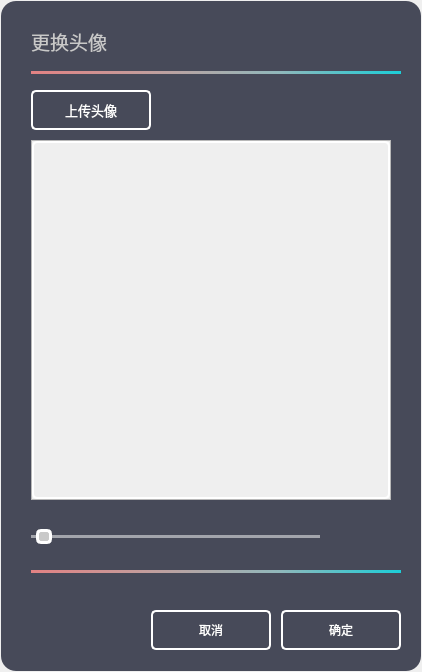
<?xml version="1.0" encoding="UTF-8"?>
<ui version="4.0">
 <class>ChangeAvatarForm</class>
 <widget class="QWidget" name="ChangeAvatarForm">
  <property name="geometry">
   <rect>
    <x>0</x>
    <y>0</y>
    <width>422</width>
    <height>672</height>
   </rect>
  </property>
  <property name="windowTitle">
   <string>Form</string>
  </property>
  <widget class="QWidget" name="backgroundWidget" native="true">
   <property name="geometry">
    <rect>
     <x>1</x>
     <y>1</y>
     <width>420</width>
     <height>670</height>
    </rect>
   </property>
   <property name="styleSheet">
    <string notr="true">#backgroundWidget
{
	background-color:#474a59;
	border-radius:15px;
}</string>
   </property>
   <widget class="QPushButton" name="closeBtn">
    <property name="enabled">
     <bool>true</bool>
    </property>
    <property name="geometry">
     <rect>
      <x>360</x>
      <y>10</y>
      <width>40</width>
      <height>40</height>
     </rect>
    </property>
    <property name="styleSheet">
     <string notr="true">#closeBtn{

            border-radius: 5px;
}
#closeBtn:hover
{
            background-color: rgba(255,255,255,.3);
}
</string>
    </property>
    <property name="text">
     <string/>
    </property>
    <property name="icon">
     <iconset resource="res.qrc">
      <normaloff>:/Asserts/icons/close.svg</normaloff>:/Asserts/icons/close.svg</iconset>
    </property>
    <property name="autoDefault">
     <bool>false</bool>
    </property>
    <property name="flat">
     <bool>true</bool>
    </property>
   </widget>
   <widget class="QLabel" name="friendName">
    <property name="geometry">
     <rect>
      <x>30</x>
      <y>20</y>
      <width>200</width>
      <height>40</height>
     </rect>
    </property>
    <property name="font">
     <font>
      <family>等线</family>
      <pointsize>14</pointsize>
     </font>
    </property>
    <property name="styleSheet">
     <string notr="true">color:#c9c9c9;</string>
    </property>
    <property name="text">
     <string>更换头像</string>
    </property>
    <property name="alignment">
     <set>Qt::AlignLeading|Qt::AlignLeft|Qt::AlignVCenter</set>
    </property>
   </widget>
   <widget class="QLabel" name="underLine">
    <property name="geometry">
     <rect>
      <x>30</x>
      <y>70</y>
      <width>370</width>
      <height>3</height>
     </rect>
    </property>
    <property name="styleSheet">
     <string notr="true">#underLine
{
    background-color:qlineargradient(spread:pad, x1:0, y1:0, x2:1, y2:0, stop:0  #e38283 ,stop:0.33 #c19f9e, stop:0.67 #91b8bb,stop:1 #1bced8);

}</string>
    </property>
    <property name="text">
     <string/>
    </property>
   </widget>
   <widget class="QWidget" name="mainWidget" native="true">
    <property name="geometry">
     <rect>
      <x>0</x>
      <y>69</y>
      <width>420</width>
      <height>601</height>
     </rect>
    </property>
    <widget class="QPushButton" name="pushButton_upload">
     <property name="geometry">
      <rect>
       <x>30</x>
       <y>20</y>
       <width>120</width>
       <height>40</height>
      </rect>
     </property>
     <property name="sizePolicy">
      <sizepolicy hsizetype="Expanding" vsizetype="Fixed">
       <horstretch>0</horstretch>
       <verstretch>0</verstretch>
      </sizepolicy>
     </property>
     <property name="font">
      <font>
       <family>等线</family>
       <pointsize>10</pointsize>
      </font>
     </property>
     <property name="styleSheet">
      <string notr="true">#pushButton_upload
{
	background-color:transparent;
	color:#fff;
	border:2px solid #fff;
	border-radius:5px;
}
#pushButton_upload:hover
{
	background-color:#fff;
	color:#000;
}</string>
     </property>
     <property name="text">
      <string>上传头像</string>
     </property>
     <property name="flat">
      <bool>true</bool>
     </property>
    </widget>
    <widget class="QWidget" name="layoutWidget">
     <property name="geometry">
      <rect>
       <x>30</x>
       <y>440</y>
       <width>361</width>
       <height>52</height>
      </rect>
     </property>
     <layout class="QHBoxLayout" name="horizontalLayout_3">
      <item>
       <widget class="QSlider" name="horizontalSlider">
        <property name="styleSheet">
         <string notr="true">#horizontalSlider
{
	height:50px;
}
#horizontalSlider::groove
{
	background-color:rgba(255, 255, 255, 128);
	height:3px;
}
#horizontalSlider::handle
{
	background-color:#c9c9c9;
	width: 10px;
	height: 10px;
	margin: -6px 5px -6px 5px;
	border-radius:5px; 
	border: 3px solid #ffffff;
}</string>
        </property>
        <property name="orientation">
         <enum>Qt::Horizontal</enum>
        </property>
       </widget>
      </item>
      <item>
       <widget class="QPushButton" name="pushButton_clock">
        <property name="minimumSize">
         <size>
          <width>30</width>
          <height>30</height>
         </size>
        </property>
        <property name="maximumSize">
         <size>
          <width>30</width>
          <height>30</height>
         </size>
        </property>
        <property name="styleSheet">
         <string notr="true">background-color:transparent;</string>
        </property>
        <property name="text">
         <string/>
        </property>
        <property name="icon">
         <iconset resource="res.qrc">
          <normaloff>:/Asserts/icons/rotate_clock_normal.png</normaloff>:/Asserts/icons/rotate_clock_normal.png</iconset>
        </property>
        <property name="iconSize">
         <size>
          <width>30</width>
          <height>30</height>
         </size>
        </property>
        <property name="flat">
         <bool>true</bool>
        </property>
       </widget>
      </item>
      <item>
       <widget class="QPushButton" name="pushButton_anti">
        <property name="minimumSize">
         <size>
          <width>30</width>
          <height>30</height>
         </size>
        </property>
        <property name="maximumSize">
         <size>
          <width>30</width>
          <height>30</height>
         </size>
        </property>
        <property name="styleSheet">
         <string notr="true">background-color:transparent;
</string>
        </property>
        <property name="text">
         <string/>
        </property>
        <property name="icon">
         <iconset resource="res.qrc">
          <normaloff>:/Asserts/icons/rotate_anti_normal.png</normaloff>:/Asserts/icons/rotate_anti_normal.png</iconset>
        </property>
        <property name="iconSize">
         <size>
          <width>30</width>
          <height>30</height>
         </size>
        </property>
        <property name="flat">
         <bool>true</bool>
        </property>
       </widget>
      </item>
     </layout>
    </widget>
    <widget class="QPushButton" name="pushButton_cancel">
     <property name="geometry">
      <rect>
       <x>150</x>
       <y>540</y>
       <width>120</width>
       <height>40</height>
      </rect>
     </property>
     <property name="sizePolicy">
      <sizepolicy hsizetype="Expanding" vsizetype="Fixed">
       <horstretch>0</horstretch>
       <verstretch>0</verstretch>
      </sizepolicy>
     </property>
     <property name="styleSheet">
      <string notr="true">#pushButton_cancel
{
	background-color:transparent;
	color:#fff;
	border:2px solid #fff;
	border-radius:5px;
}
#pushButton_cancel:hover
{
	background-color:#fff;
	color:#000;
}</string>
     </property>
     <property name="text">
      <string>取消</string>
     </property>
    </widget>
    <widget class="QPushButton" name="pushButton_ok">
     <property name="geometry">
      <rect>
       <x>280</x>
       <y>540</y>
       <width>120</width>
       <height>40</height>
      </rect>
     </property>
     <property name="sizePolicy">
      <sizepolicy hsizetype="Expanding" vsizetype="Fixed">
       <horstretch>0</horstretch>
       <verstretch>0</verstretch>
      </sizepolicy>
     </property>
     <property name="styleSheet">
      <string notr="true">#pushButton_ok
{
	background-color:transparent;
	color:#fff;
	border:2px solid #fff;
	border-radius:5px;
}
#pushButton_ok:hover
{
	background-color:rgba(32, 202, 100,0.5);
	color:#fff;
}</string>
     </property>
     <property name="text">
      <string>确定</string>
     </property>
    </widget>
    <widget class="QLabel" name="underLine_2">
     <property name="geometry">
      <rect>
       <x>30</x>
       <y>500</y>
       <width>370</width>
       <height>3</height>
      </rect>
     </property>
     <property name="styleSheet">
      <string notr="true">#underLine_2
{
    background-color:qlineargradient(spread:pad, x1:0, y1:0, x2:1, y2:0, stop:0  #e38283 ,stop:0.33 #c19f9e, stop:0.67 #91b8bb,stop:1 #1bced8);

}</string>
     </property>
     <property name="text">
      <string/>
     </property>
    </widget>
    <widget class="DragScrollArea" name="scrollArea">
     <property name="geometry">
      <rect>
       <x>30</x>
       <y>70</y>
       <width>360</width>
       <height>360</height>
      </rect>
     </property>
     <property name="verticalScrollBarPolicy">
      <enum>Qt::ScrollBarAlwaysOff</enum>
     </property>
     <property name="horizontalScrollBarPolicy">
      <enum>Qt::ScrollBarAlwaysOff</enum>
     </property>
     <property name="widgetResizable">
      <bool>true</bool>
     </property>
     <widget class="QWidget" name="scrollAreaWidgetContents">
      <property name="geometry">
       <rect>
        <x>0</x>
        <y>0</y>
        <width>358</width>
        <height>358</height>
       </rect>
      </property>
      <layout class="QVBoxLayout" name="verticalLayout">
       <property name="spacing">
        <number>0</number>
       </property>
       <property name="leftMargin">
        <number>0</number>
       </property>
       <property name="topMargin">
        <number>0</number>
       </property>
       <property name="rightMargin">
        <number>0</number>
       </property>
       <property name="bottomMargin">
        <number>0</number>
       </property>
       <item>
        <widget class="QLabel" name="label_avatar">
         <property name="styleSheet">
          <string notr="true">border-radius:5px;
border:2px solid #fff;</string>
         </property>
         <property name="text">
          <string/>
         </property>
         <property name="alignment">
          <set>Qt::AlignCenter</set>
         </property>
        </widget>
       </item>
      </layout>
     </widget>
    </widget>
    <zorder>pushButton_upload</zorder>
    <zorder>pushButton_upload</zorder>
    <zorder>horizontalSlider</zorder>
    <zorder>layoutWidget</zorder>
    <zorder>pushButton_cancel</zorder>
    <zorder>pushButton_ok</zorder>
    <zorder>underLine_2</zorder>
    <zorder>scrollArea</zorder>
   </widget>
   <zorder>closeBtn</zorder>
   <zorder>friendName</zorder>
   <zorder>underLine</zorder>
   <zorder>horizontalSlider</zorder>
   <zorder>mainWidget</zorder>
  </widget>
 </widget>
 <customwidgets>
  <customwidget>
   <class>DragScrollArea</class>
   <extends>QScrollArea</extends>
   <header location="global">dragscrollarea.h</header>
   <container>1</container>
  </customwidget>
 </customwidgets>
 <resources>
  <include location="res.qrc"/>
 </resources>
 <connections/>
</ui>
